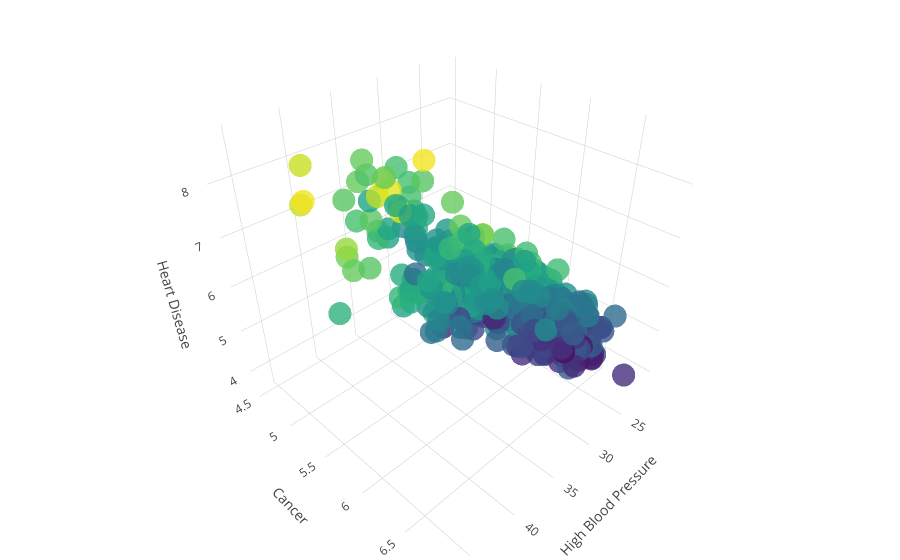

Notebook cell for this chart:
### Code cell
from plotly.graph_objs import *
trace1 = go.Scatter3d(
    x = HBP_city.Data_Value,
    y = Can_city.Data_Value,
    z = CHD_city.Data_Value,
    #u = DD_city.Data_Value,
    mode = 'markers',
    name = 'markers',
    marker = dict(size = 8, color = CHD_city.Data_Value, colorscale = 'Viridis', opacity = 0.8))
dat = [trace1]
layout = go.Layout(margin = dict(l = 0,
                                 r = 0,
                                 b = 0,
                                 t = 0),
                   scene = Scene(xaxis = XAxis(title = 'High Blood Pressure'),
                                 yaxis = YAxis(title = 'Cancer'),
                                 zaxis = ZAxis(title = 'Heart Disease')))
fig = go.Figure(data = dat, layout = layout)
iplot(fig)

### Figure 1 — Plotly figure (JSON) as saved in the notebook; plotly's stock layout.template omitted (floating-point values rounded to 4 significant figures; data arrays with more than 128 entries replaced by an {"elided": "..."} marker saying what was removed)
{"data": [{"marker": {"color": {"elided": "500 float values"}, "colorscale": "Viridis", "opacity": 0.8, "size": 8}, "mode": "markers", "name": "markers", "type": "scatter3d", "uid": "a51e6428-bfab-11e8-9182-f2189840dc30", "x": {"elided": "500 float values"}, "y": {"elided": "500 float values"}, "z": {"elided": "500 float values"}}], "layout": {"margin": {"b": 0, "l": 0, "r": 0, "t": 0}, "scene": {"xaxis": {"title": "High Blood Pressure"}, "yaxis": {"title": "Cancer"}, "zaxis": {"title": "Heart Disease"}}}}
